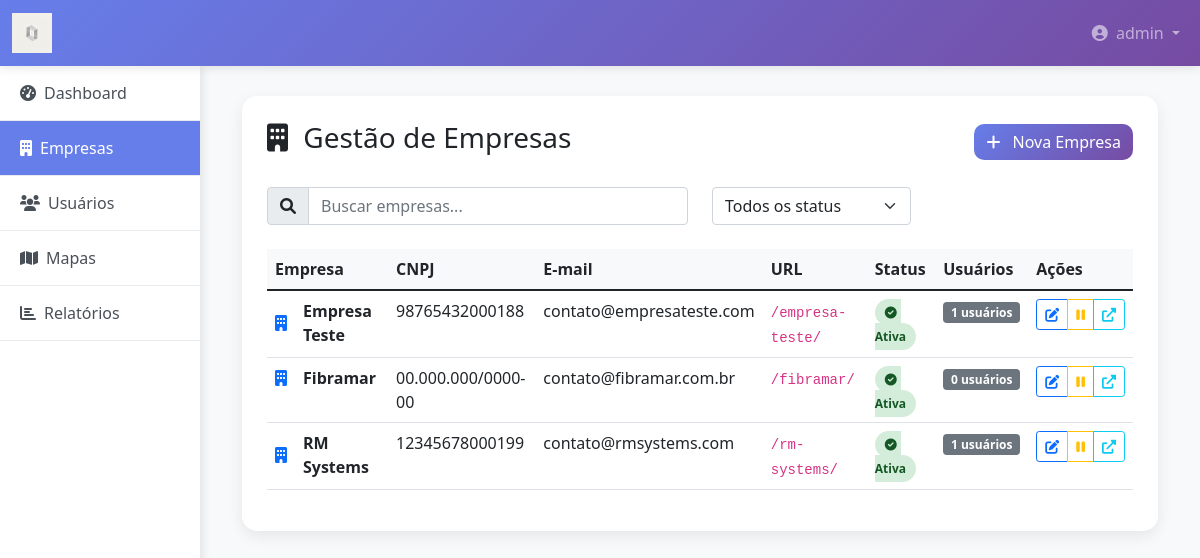
Before: /rm/empresas/ (signed in) with the older database file.
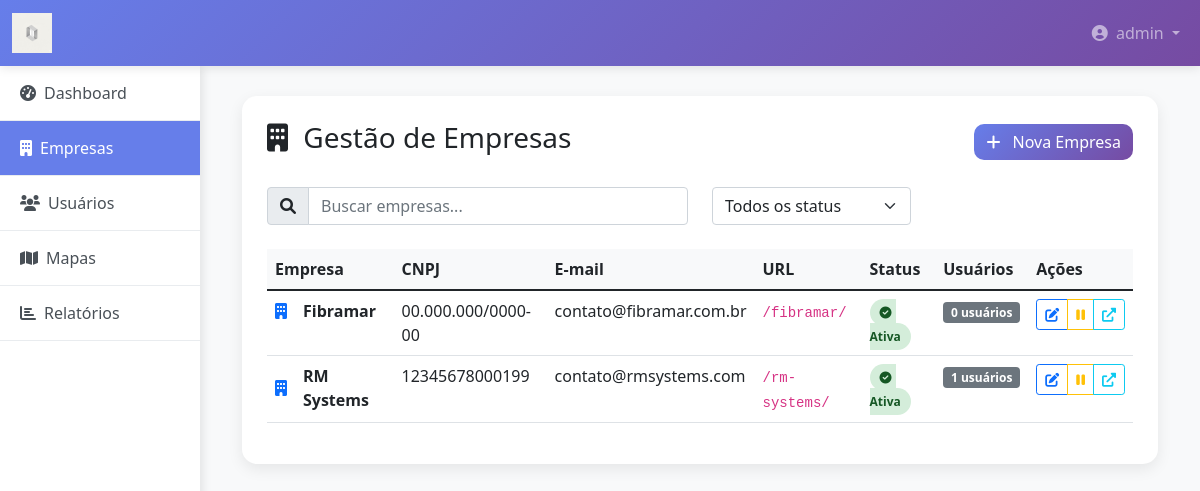
After: the same page with the newer database file.
### core/models.py (models this page shows, shortened)
class CustomUser(AbstractUser):
    USER_ROLES = [
        ('RM', 'Administrador RM'),  # Você e o Bone
        ('COMPANY_ADMIN', 'Administrador da Empresa'),  # Admin da empresa cliente
        ('COMPANY_USER', 'Usuário da Empresa'),  # Usuário comum da empresa
    ]
    role = models.CharField(
        max_length=20,
        choices=USER_ROLES,
        default='COMPANY_USER',
        verbose_name="Função"
    )
    company = models.ForeignKey(
        Company,
        on_delete=models.CASCADE,
        null=True,
        blank=True,
        related_name='users',
        verbose_name="Empresa"
    )
    phone = models.CharField(max_length=20, blank=True, verbose_name="Telefone")
    created_at = models.DateTimeField(auto_now_add=True, verbose_name="Criado em")
    updated_at = models.DateTimeField(auto_now=True, verbose_name="Atualizado em")
    class Meta:
        verbose_name = "Usuário"
        verbose_name_plural = "Usuários"
    @property
    def is_rm_admin(self):
        return self.role == 'RM'

class Company(models.Model):
    name = models.CharField(max_length=200, verbose_name="Nome da Empresa")
    slug = models.SlugField(max_length=200, unique=True, verbose_name="Slug", help_text="URL amigável para a empresa")
    cnpj = models.CharField(max_length=18, unique=True, verbose_name="CNPJ")
    email = models.EmailField(verbose_name="E-mail da Empresa")
    phone = models.CharField(max_length=20, blank=True, verbose_name="Telefone")
    address = models.TextField(blank=True, verbose_name="Endereço")
    is_active = models.BooleanField(default=True, verbose_name="Ativa")
    created_at = models.DateTimeField(auto_now_add=True, verbose_name="Criada em")
    updated_at = models.DateTimeField(auto_now=True, verbose_name="Atualizada em")
    class Meta:
        verbose_name = "Empresa"
        verbose_name_plural = "Empresas"
        ordering = ['name']

### core/views.py (the view)
@login_required
@rm_admin_required
def rm_company_list(request):
    companies = Company.objects.all()
    return render(request, 'core/rm_companies.html', {'companies': companies})

### core/permissions.py (called while the page is built)
def is_rm_admin(user):
    return user.is_authenticated and user.is_rm_admin

### core/templates/core/rm_companies.html (shortened to what this page needs)
<!DOCTYPE html>
<html lang="pt-BR">
<head>
    <link href="https://cdn.jsdelivr.net/npm/bootstrap@5.1.3/dist/css/bootstrap.min.css" rel="stylesheet">
    <link href="https://cdnjs.cloudflare.com/ajax/libs/font-awesome/6.0.0/css/all.min.css" rel="stylesheet">
</head>
<body>
    <nav class="navbar navbar-expand-lg navbar-dark">
        <div class="container-fluid">
            <a class="navbar-brand" href="{% url 'rm:admin_dashboard' %}">
                <img src="/static/img/RM_logo.png" alt="RM Systems" height="40">
            </a>
            <div class="navbar-nav ms-auto">
                <div class="nav-item dropdown">
                    <a class="nav-link dropdown-toggle" href="#" role="button" data-bs-toggle="dropdown">
                        <i class="fas fa-user-circle me-1"></i>
                        {{ user.username }}
                    </a>
                </div>
            </div>
        </div>
    </nav>
    <div class="container-fluid">
        <div class="row">
            <div class="col-md-3 col-lg-2 px-0">
                <div class="sidebar">
                    <nav class="nav flex-column">
                        <a class="nav-link" href="{% url 'rm:admin_dashboard' %}">
                            <i class="fas fa-tachometer-alt me-2"></i>Dashboard
                        </a>
                        <a class="nav-link active" href="{% url 'rm:company_list' %}">
                            <i class="fas fa-building me-2"></i>Empresas
                        </a>
                        <a class="nav-link" href="{% url 'rm:user_list' %}">
                            <i class="fas fa-users me-2"></i>Usuários
                        </a>
                        <a class="nav-link" href="{% url 'rm:map_list' %}">
                            <i class="fas fa-map me-2"></i>Mapas
                        </a>
                        <a class="nav-link" href="{% url 'rm:reports' %}">
                            <i class="fas fa-chart-bar me-2"></i>Relatórios
                        </a>
                    </nav>
                </div>
            </div>
            <div class="col-md-9 col-lg-10">
                <div class="main-content">
                    <div class="content-card">
                        <div class="d-flex justify-content-between align-items-center mb-4">
                            <h3>
                                <i class="fas fa-building me-2"></i>
                                Gestão de Empresas
                            </h3>
                            <a href="{% url 'rm:company_create' %}" class="btn btn-primary">
                                <i class="fas fa-plus me-2"></i>
                                Nova Empresa
                            </a>
                        </div>
                        <div class="row mb-4">
                            <div class="col-md-6">
                                <div class="input-group">
                                    <span class="input-group-text">
                                        <i class="fas fa-search"></i>
                                    </span>
                                    <input type="text" class="form-control" placeholder="Buscar empresas..." id="searchInput">
                                </div>
                            </div>
                            <div class="col-md-3">
                                <select class="form-select" id="statusFilter">
                                    <option value="">Todos os status</option>
                                </select>
                            </div>
                        </div>
                        <div class="table-responsive">
                            <table class="table table-hover">
                                <thead>
                                    <tr>
                                        <th>Empresa</th>
                                        <th>CNPJ</th>
                                        <th>E-mail</th>
                                        <th>URL</th>
                                        <th>Status</th>
                                        <th>Usuários</th>
                                        <th>Ações</th>
                                    </tr>
                                </thead>
                                <tbody>
                                    {% for company in companies %}
                                        <tr>
                                            <td>
                                                <div class="d-flex align-items-center">
                                                    <div class="me-3">
                                                        <i class="fas fa-building text-primary"></i>
                                                    </div>
                                                    <div>
                                                        <strong>{{ company.name }}</strong>
                                                    </div>
                                                </div>
                                            </td>
                                            <td>{{ company.cnpj }}</td>
                                            <td>{{ company.email }}</td>
                                            <td>
                                                <code>/{{ company.slug }}/</code>
                                            </td>
                                            <td>
                                                {% if company.is_active %}
                                                    <span class="status-badge status-active">
                                                        <i class="fas fa-check-circle me-1"></i>Ativa
                                                    </span>
                                                {% else %}
                                                    <span class="status-badge status-inactive">
                                                        <i class="fas fa-times-circle me-1"></i>Inativa
                                                    </span>
                                                {% endif %}
                                            </td>
                                            <td>
                                                <span class="badge bg-secondary">
                                                    {{ company.users.count }} usuários
                                                </span>
                                            </td>
                                            <td>
                                                <div class="btn-group" role="group">
                                                    <a href="{% url 'rm:company_edit' company.id %}"
                                                       class="btn btn-sm btn-outline-primary"
                                                       title="Editar">
                                                        <i class="fas fa-edit"></i>
                                                    </a>
                                                    <button type="button"
                                                            class="btn btn-sm btn-outline-{% if company.is_active %}warning{% else %}success{% endif %}"
                                                            onclick="toggleCompanyStatus( company.id )"
                                                            title="{% if company.is_active %}Desativar{% else %}Ativar{% endif %}">
                                                        <i class="fas fa-{% if company.is_active %}pause{% else %}play{% endif %}"></i>
                                                    </button>
                                                    <a href="/{{ company.slug }}/login"
                                                       class="btn btn-sm btn-outline-info"
                                                       title="Acessar Portal"
                                                       target="_blank">
                                                        <i class="fas fa-external-link-alt"></i>
                                                    </a>
                                                </div>
                                            </td>
                                        </tr>
                                    {% endfor %}
                                </tbody>
                            </table>
                        </div>
                    </div>
                </div>
            </div>
        </div>
    </div>
</body>
</html>

### core/templates/core/rm_companies.html (style rules this page uses)
body { background-color: #f8f9fa; }
.navbar { background: linear-gradient(135deg, #667eea 0%, #764ba2 100%); box-shadow: 0 2px 10px rgba(0,0,0,0.1); }
.sidebar { background: white; min-height: calc(100vh - 76px); box-shadow: 2px 0 10px rgba(0,0,0,0.1); }
.sidebar .nav-link { color: #495057; padding: 15px 20px; border-bottom: 1px solid #e9ecef; transition: all 0.3s; }
.sidebar .nav-link.active { background-color: #667eea; color: white; }
.main-content { padding: 30px; }
.content-card { background: white; border-radius: 15px; padding: 25px; box-shadow: 0 5px 15px rgba(0,0,0,0.08); }
.btn-primary { background: linear-gradient(135deg, #667eea 0%, #764ba2 100%); border: none; border-radius: 10px; }
.table th { background-color: #f8f9fa; border: none; font-weight: 600; }
.status-badge { padding: 5px 10px; border-radius: 20px; font-size: 12px; font-weight: 600; }
.status-active { background-color: #d4edda; color: #155724; }

Changed rows visible on the page:
removed Company: name "Empresa Teste", cnpj "98765432000188", email "contato@empresateste.com", slug "empresa-teste", is_active True (drawn), users.count "1"
